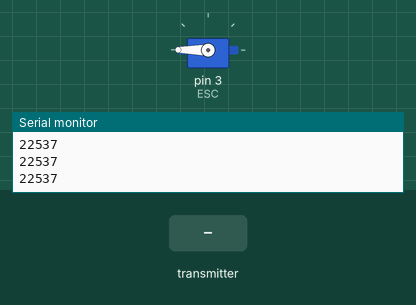
A sketch run on a simulated Arduino Uno, built with avr-gcc and run on an emulated ATmega328P. Parts: servo, the last lines printed to the serial monitor. The test bench sets the inputs (shaded band). No radio packets arrive unless stated.

Above: at 6.2 s.
6.3 s: the transmitter starts sending h_thrust = 256
At 7.5 s:
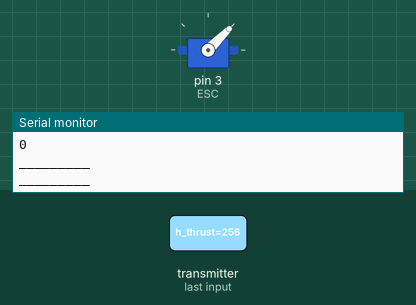
7.8 s: the transmitter starts sending h_thrust = 512
At 8.4 s:
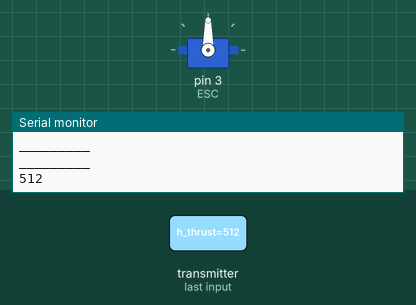
15.3 s: the transmitter starts sending h_thrust = 0
At 15.8 s:
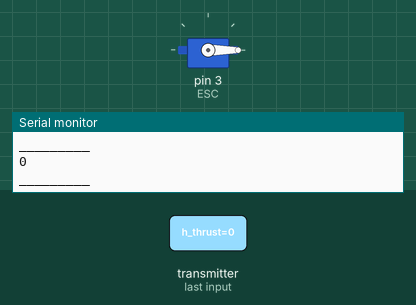
16.8 s: the transmitter starts sending h_thrust = 1023
At 17.5 s:
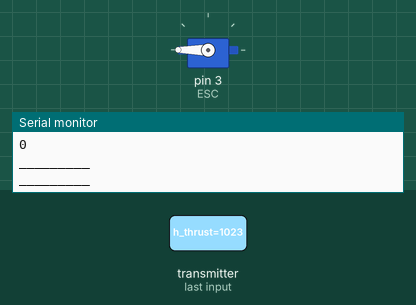
Timing chart, 0 to 19.3 s (numbered marks = the images above; inputs shaded):
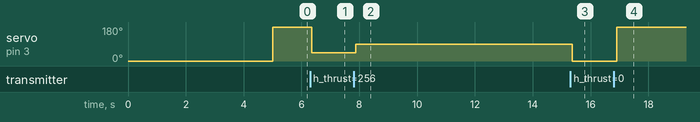

The sketch:

reciever.ino
```cpp
#include <RF24.h>
#include <RF24_config.h>
#include <nRF24L01.h>
#include <printf.h>
#include <Servo.h>

Servo ESC;

RF24 radio(7, 8);  // CE, CSN
const byte address[6] = "00001";

void setupRadio(){
  radio.begin();
  radio.openReadingPipe(0, address);
  radio.startListening();
}

void setup()
{
  Serial.begin(9600);
  ESC.attach(3,1000,2000);
  ESC.write(0);
  setupRadio();
  delay(5000);
}

struct Message{
  int v_thrust;
  int h_thrust;
  int rudder;
};

void loop()
{
  struct Message message;
  if (radio.available())
  {
    radio.read(&message, sizeof(message));
    //Serial.println(message.v_thrust);
    Serial.println();
        Serial.println("_________");
    Serial.println("_________");

    Serial.println(message.h_thrust);
    Serial.println(message.rudder);
    Serial.println("_________");
    Serial.println("_________");
    Serial.println();
  }
  int potValue = map(message.h_thrust, 0, 1023, 0, 180);
  ESC.write(potValue);
  Serial.println(message.h_thrust);
}
```

Measured:
- after the input at 6.3 s, servo on pin 3 (ESC): 180° → 45° after 0.06 s
- after the input at 7.8 s, servo on pin 3 (ESC): 45° → 90° after 0.08 s
- after the input at 15.3 s, servo on pin 3 (ESC): 90° → 0° after 0.07 s
- after the input at 16.8 s, servo on pin 3 (ESC): 0° → 180° after 0.11 s
